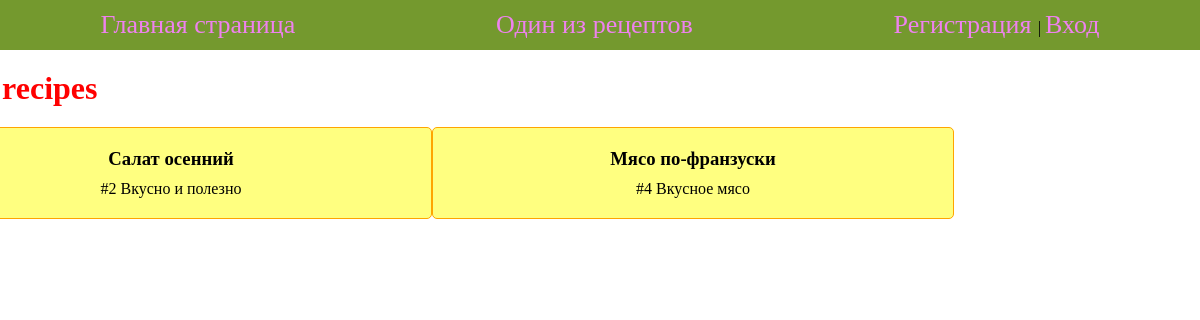
The page /author_recipes/3/ on the database its author committed.
### cookapp/models.py (models this page shows, shortened)
class RecipeModel(models.Model):
    title = models.CharField(max_length=200)
    description = models.TextField()
    steps = models.TextField()
    time = models.CharField(max_length=20)
    image = models.ImageField()
    author = models.ForeignKey(User, blank=True, null=True, on_delete=models.CASCADE)
    cathegories = models.ManyToManyField(CathegoryModel, default='new')

### cookapp/views.py (the view)
# urls.py: path('author_recipes/<int:author_id>/', author_recipes, name='author_recipes'),
def author_recipes(request, author_id):
    author = get_object_or_404(User, pk=author_id)
    recipes = RecipeModel.objects.filter(author=author)
    context = {'type':author, 'recipes':recipes}
    return render(request, 'recipe_page.html', context)

### cookapp/templates/recipe_page.html
{% extends 'base.html' %}
{% block content %}
<h1 class="title"> {{type}} recipes</h1>
<div class="recipes_block">
    {% for recipe in recipes %}
        <div class="recipe_card">
            <h3>{{recipe.title}}</h3>
            <p>#{{recipe.pk}} {{recipe.description}} </p>
        </div>
    {% endfor %}
</div>
{% endblock %}

### cookapp/static/style.css (style rules this page uses)
* { margin: 0; padding: 0; }
.title { margin: 20px 0 20px calc((100% - 1530px) / 4); color: red; }
.recipes_block { display: flex; flex-wrap: wrap; row-gap: 40px; column-gap: calc((100% - 1560px) / 4); margin-left: calc((100% - 1560px) / 4); }
.recipe_card { background-color:rgb(255, 255, 128); width: 520px; padding: 20px 0 20px 0; display: flex; flex-direction: column; align-items: center; row-gap: 10px; border: 1px solid orange; border-radius: 5px; }

### rows shown on the page
RecipeModel: title "Салат осенний", pk "2", description "Вкусно и полезно"
RecipeModel: title "Мясо по-франзуски", pk "4", description "Вкусное мясо"
